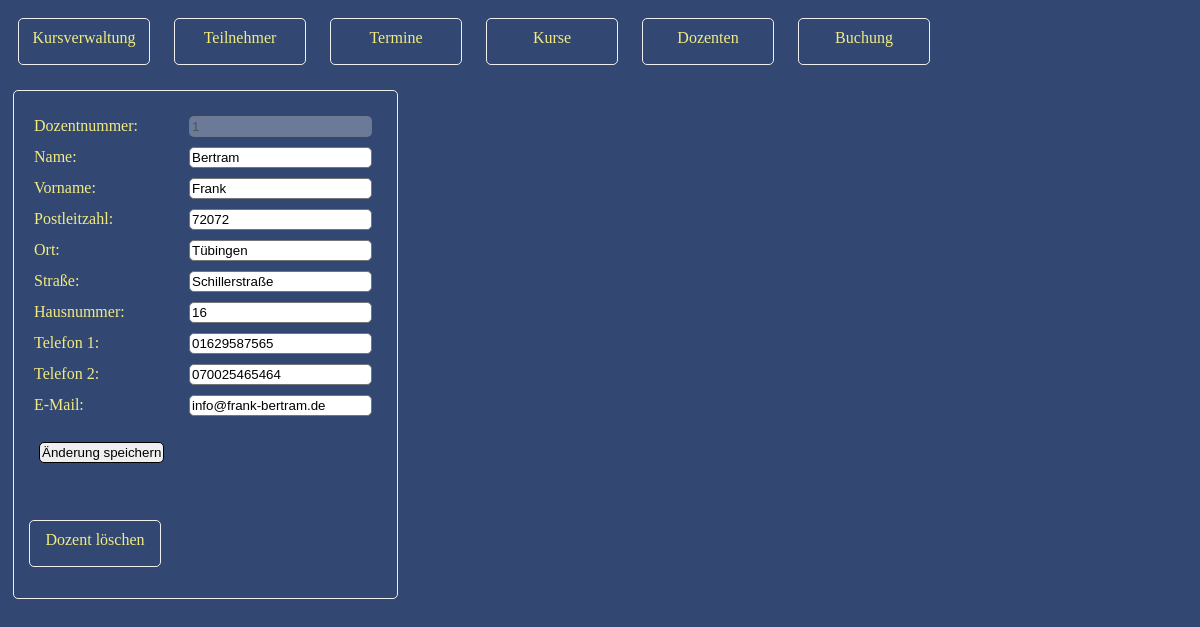
/dbearbeiten.php?doznr=1, run on the app's committed database.
### tables this page shows
CREATE TABLE IF NOT EXISTS dozenten (
  doznr int(11) NOT NULL AUTO_INCREMENT,
  `name` varchar(40) NOT NULL,
  vname varchar(40) DEFAULT NULL,
  plz varchar(5) DEFAULT NULL,
  ort varchar(40) DEFAULT NULL,
  strasse varchar(40) DEFAULT NULL,
  hausnr varchar(5) DEFAULT NULL,
  telefon1 varchar(15) DEFAULT NULL,
  telefon2 varchar(15) DEFAULT NULL,
  email varchar(40) DEFAULT NULL,
  PRIMARY KEY (doznr)
);

### dozenten.class.php (called while the page is built, shortened)
<?php
class dozent {
private $tabelle = "dozenten";
 public function lesenDatensatz($id)
 {
     require("db.inc.php");
     if ($stmt = $mysqli -> prepare("SELECT name, vname, plz, ort, strasse, hausnr, telefon1, telefon2, email FROM " .$this->tabelle ." WHERE doznr=?")) {
         $stmt->bind_param('i',$id);
         $stmt -> execute();
         $ergebnis = $stmt->get_result();
         $data = $ergebnis->fetch_assoc();
     return($data);
 }
 }
}
?>

### dbearbeiten.php (the view, shortened to what this page needs)
<!DOCTYPE HTML>
<html>
<head>
<?php
    require_once("dozenten.class.php");
?>
<link rel="stylesheet" type="text/css" href="styles.css" />
</head>
<body>
<?php
    require_once("navigation.inc.php");
?>
<?php
$dozent = new dozent();
if (isset($_POST["mode"])) {
      if($_POST["mode"] == "null"){
          $dozent->anlegen($_POST);
      }
     else {
          $dozent->bearbeiten($_POST);
      }
   header("refresh:3;url=dozenten.php");
 }
else {
?>
<div class="ausgabe">
<?php
if (isset($_GET["doznr"])) {
    $tData = $dozent->lesenDatensatz($_GET["doznr"]);
    $doznr = $_GET["doznr"];
?>
<form action="dbearbeiten.php" method="POST">
<label for="doznr">Dozentnummer: </label><input type="text" id="doznr" name="doznr" value="<?php echo $doznr; ?>" disabled /><br />
<label for="name">Name: </label><input type="text" id="name" name="name" value="<?php echo $tData['name']; ?>"/><br />
<label for="vname">Vorname: </label><input type="text" id="vname" name="vname" value="<?php echo $tData['vname']; ?>"/><br />
<label for="plz">Postleitzahl: </label><input type="text" id="plz" name="plz" value="<?php echo $tData['plz']; ?>"/><br />
<label for="plz">Ort: </label><input type="text" id="ort" name="ort" value="<?php echo $tData['ort']; ?>"/><br />
<label for="plz">Straße: </label><input type="text" id="strasse" name="strasse" value="<?php echo $tData['strasse']; ?>"/><br />
<label for="hausnr">Hausnummer: </label><input type="text" id="hausnr" name="hausnr" value="<?php echo $tData['hausnr']; ?>"/><br />
<label for="telefon1">Telefon 1: </label><input type="text" id="telefon1" name="telefon1" value="<?php echo $tData['telefon1']; ?>"/><br />
<label for="telefon2">Telefon 2: </label><input type="text" id="telefon2" name="telefon2" value="<?php echo $tData['telefon2']; ?>"/><br />
<label for="email">E-Mail: </label><input type="text" id="email" name="email" value="<?php echo $tData['email']; ?>"/>
<p><input type="submit" value="Änderung speichern" /></p>
</form>
<p><a class="button" href="dloeschen.php?doznr=<?php echo $doznr; ?>">Dozent löschen</a></p>
<?PHP
}
?>
</div>
<?PHP
}
?>
</body>
</html>
</body>
</html>

### styles.css (style rules this page uses)
body { background-color: #324873; color: #F2EB80; }
.button { color: #F2EB80; background-color: #324873; text-decoration: none; display: inline-block; min-width: 110px; height: 25px; text-align: center; margin: 10px; padding: 10px; border-style: groove; border-width: 1pt; border-radius: 5px; }
.ausgabe { display: inline-block; margin: 15px 5px 5px 5px; padding: 5px; border-style: groove; border-width: 1pt; border-radius: 5px; }
form { background-color: #324873; color: #F2EB80; margin: 5px; padding: 10px; }
input { margin: 5px; padding: 2px; border-style: solid; border-width: 1pt; border-radius: 5px; }
label { display: inline-block; min-width: 150px; }

### data on the page
dozenten: name "Bertram", vname "Frank", plz "72072", ort "Tübingen", strasse "Schillerstraße", hausnr "16", telefon1 "01629587565", telefon2 "070025465464", email "info@frank-bertram.de"
